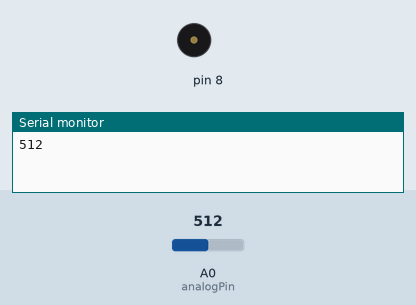
Simulated run of this sketch. Board: Arduino Uno, built with avr-gcc and run on an emulated ATmega328P. Shown: buzzer (waves = sounding), the last lines printed to the serial monitor. The inputs (shaded band) are chosen by the test bench; at power-on: A0 (analogPin) = 512.

Above: at 1.2 s.
1.3 s: A0 (analogPin) set to 592
4.3 s: A0 (analogPin) set to 610
At 5.1 s:
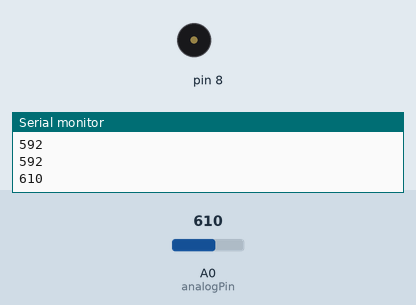
5.8 s: A0 (analogPin) set to 590
At 8.5 s:
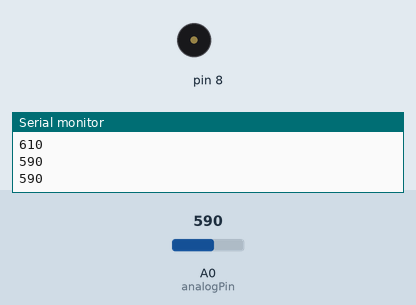
8.8 s: A0 (analogPin) set to 716
At 9.3 s:
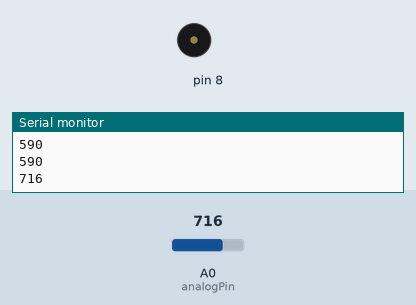
Timing chart, 0 to 11.3 s (numbered marks = the images above; inputs shaded):
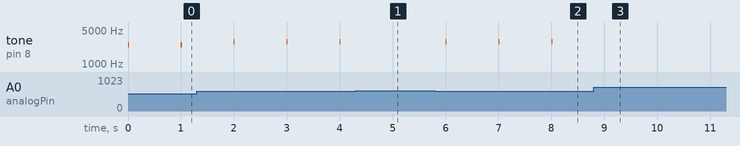

Measured:
- the behaviour switches between 599 and 600 on A0 (analogPin) (found by bisection; images 0 and 1)
- after the input at 4.3 s, tone on pin 8: stays silent (without the input it goes to 2893 Hz after 0.70 s)
- after the input at 5.8 s, tone on pin 8: alternates 2884 Hz for 0.02 s and silent for 0.98 s, starting after 0.20 s
- after the input at 8.8 s, tone on pin 8: stops changing and stays silent
- by itself, tone on pin 8: alternates 2893 Hz for 0.02 s and silent for 0.98 s

The sketch:

sketch_apr03c.ino
```cpp
int val=0;
int analogPin=0;
void setup() {
  Serial.begin(9600);
}

void loop() {
  val=analogRead(analogPin);
  if(val<600) {
    tone(8, map(analogRead(A0), 0, 1023, 31, 4978), 20); //밝을때 무음
    delay(500);
  } else if (600>val) {
    tone(8, map(analogRead(A0), 1023, 0, 31, 4978), 20); //어두울때 알람
    delay(500);
  }
  Serial.println(val);
  delay(500);
}
```
